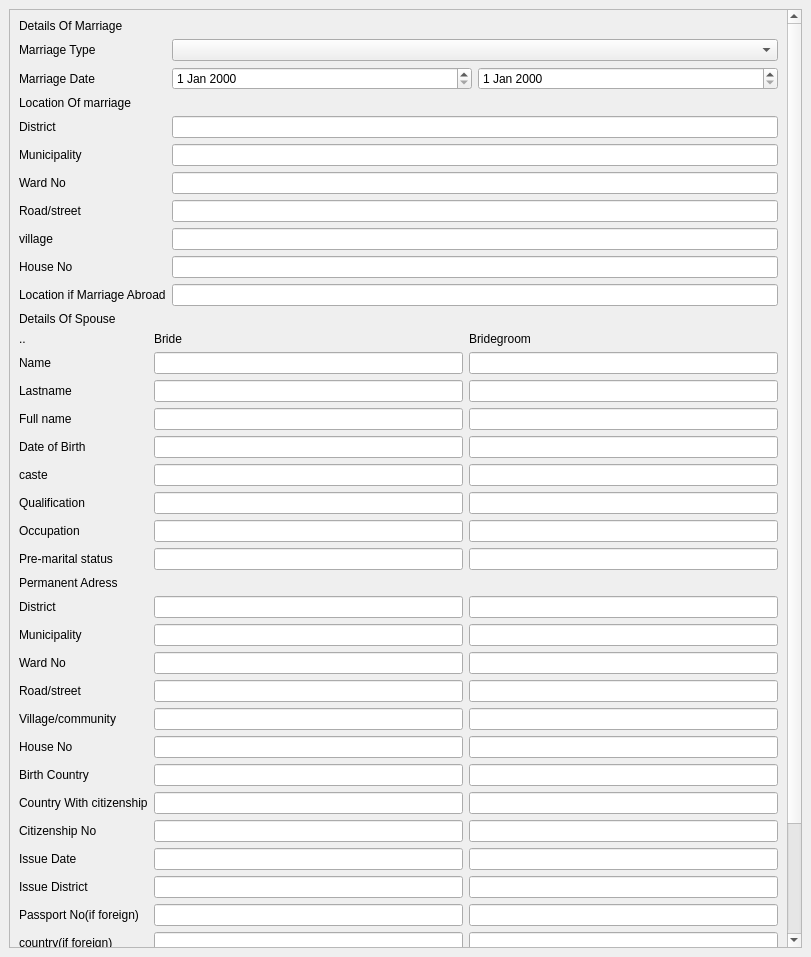
<?xml version="1.0" encoding="UTF-8"?>
<ui version="4.0">
 <class>MainWindow</class>
 <widget class="QMainWindow" name="MainWindow">
  <property name="geometry">
   <rect>
    <x>0</x>
    <y>0</y>
    <width>811</width>
    <height>957</height>
   </rect>
  </property>
  <property name="windowTitle">
   <string>MainWindow</string>
  </property>
  <widget class="QWidget" name="centralwidget">
   <layout class="QGridLayout" name="gridLayout">
    <item row="1" column="0">
     <widget class="QScrollArea" name="scrollArea">
      <property name="widgetResizable">
       <bool>true</bool>
      </property>
      <widget class="QWidget" name="scrollAreaWidgetContents">
       <property name="geometry">
        <rect>
         <x>0</x>
         <y>0</y>
         <width>774</width>
         <height>1049</height>
        </rect>
       </property>
       <layout class="QGridLayout" name="gridLayout_2">
        <item row="0" column="0">
         <widget class="QLabel" name="label">
          <property name="text">
           <string>Details Of Marriage</string>
          </property>
         </widget>
        </item>
        <item row="1" column="0">
         <layout class="QFormLayout" name="formLayout">
          <item row="0" column="0">
           <widget class="QLabel" name="marriageTypeLabel">
            <property name="text">
             <string>Marriage Type</string>
            </property>
           </widget>
          </item>
          <item row="0" column="1">
           <widget class="QComboBox" name="marriageTypeComboBox"/>
          </item>
          <item row="1" column="0">
           <widget class="QLabel" name="marriageDateLabel">
            <property name="text">
             <string>Marriage Date</string>
            </property>
           </widget>
          </item>
          <item row="1" column="1">
           <layout class="QHBoxLayout" name="horizontalLayout">
            <item>
             <widget class="QDateEdit" name="dateEdit_2"/>
            </item>
            <item>
             <widget class="QDateEdit" name="dateEdit"/>
            </item>
           </layout>
          </item>
          <item row="2" column="0">
           <widget class="QLabel" name="locationOfMarriageLabel">
            <property name="text">
             <string>Location Of marriage</string>
            </property>
           </widget>
          </item>
          <item row="3" column="0">
           <widget class="QLabel" name="districtLabel">
            <property name="text">
             <string>District</string>
            </property>
           </widget>
          </item>
          <item row="3" column="1">
           <widget class="QLineEdit" name="districtLineEdit"/>
          </item>
          <item row="4" column="0">
           <widget class="QLabel" name="municipalityLabel">
            <property name="text">
             <string>Municipality</string>
            </property>
           </widget>
          </item>
          <item row="4" column="1">
           <widget class="QLineEdit" name="municipalityLineEdit"/>
          </item>
          <item row="5" column="0">
           <widget class="QLabel" name="wardNoLabel">
            <property name="text">
             <string>Ward No</string>
            </property>
           </widget>
          </item>
          <item row="5" column="1">
           <widget class="QLineEdit" name="wardNoLineEdit"/>
          </item>
          <item row="6" column="0">
           <widget class="QLabel" name="roadLabel">
            <property name="text">
             <string>Road/street</string>
            </property>
           </widget>
          </item>
          <item row="6" column="1">
           <widget class="QLineEdit" name="roadStreetLineEdit"/>
          </item>
          <item row="7" column="0">
           <widget class="QLabel" name="villageLabel">
            <property name="text">
             <string>village</string>
            </property>
           </widget>
          </item>
          <item row="7" column="1">
           <widget class="QLineEdit" name="villageLineEdit"/>
          </item>
          <item row="8" column="0">
           <widget class="QLabel" name="houseNoLabel">
            <property name="text">
             <string>House No</string>
            </property>
           </widget>
          </item>
          <item row="8" column="1">
           <widget class="QLineEdit" name="houseNoLineEdit"/>
          </item>
          <item row="9" column="0">
           <widget class="QLabel" name="locationIfMarriageAbroadLabel">
            <property name="text">
             <string>Location if Marriage Abroad</string>
            </property>
           </widget>
          </item>
          <item row="9" column="1">
           <widget class="QLineEdit" name="locationIfMarriageAbroadLineEdit"/>
          </item>
         </layout>
        </item>
        <item row="3" column="0">
         <layout class="QFormLayout" name="formLayout_2">
          <item row="0" column="0">
           <widget class="QLabel" name="Label_2">
            <property name="text">
             <string>..</string>
            </property>
           </widget>
          </item>
          <item row="0" column="1">
           <layout class="QHBoxLayout" name="horizontalLayout_3">
            <item>
             <widget class="QLabel" name="label_5">
              <property name="text">
               <string>Bride</string>
              </property>
             </widget>
            </item>
            <item>
             <widget class="QLabel" name="label_2">
              <property name="text">
               <string>Bridegroom</string>
              </property>
             </widget>
            </item>
           </layout>
          </item>
          <item row="1" column="0">
           <widget class="QLabel" name="nameLabel_2">
            <property name="text">
             <string>Name</string>
            </property>
           </widget>
          </item>
          <item row="1" column="1">
           <layout class="QHBoxLayout" name="horizontalLayout_4">
            <item>
             <widget class="QLineEdit" name="lineEdit_2"/>
            </item>
            <item>
             <widget class="QLineEdit" name="lineEdit"/>
            </item>
           </layout>
          </item>
          <item row="2" column="0">
           <widget class="QLabel" name="lastnameLabel">
            <property name="text">
             <string>Lastname</string>
            </property>
           </widget>
          </item>
          <item row="2" column="1">
           <layout class="QHBoxLayout" name="horizontalLayout_5">
            <item>
             <widget class="QLineEdit" name="lineEdit_4"/>
            </item>
            <item>
             <widget class="QLineEdit" name="lineEdit_3"/>
            </item>
           </layout>
          </item>
          <item row="3" column="0">
           <widget class="QLabel" name="fullNameLabel_2">
            <property name="text">
             <string>Full name</string>
            </property>
           </widget>
          </item>
          <item row="3" column="1">
           <layout class="QHBoxLayout" name="horizontalLayout_6">
            <item>
             <widget class="QLineEdit" name="lineEdit_6"/>
            </item>
            <item>
             <widget class="QLineEdit" name="lineEdit_5"/>
            </item>
           </layout>
          </item>
          <item row="4" column="0">
           <widget class="QLabel" name="dateOfBirthLabel">
            <property name="text">
             <string>Date of Birth</string>
            </property>
           </widget>
          </item>
          <item row="4" column="1">
           <layout class="QHBoxLayout" name="horizontalLayout_7">
            <item>
             <widget class="QLineEdit" name="lineEdit_8"/>
            </item>
            <item>
             <widget class="QLineEdit" name="lineEdit_7"/>
            </item>
           </layout>
          </item>
          <item row="5" column="0">
           <widget class="QLabel" name="casteLabel_2">
            <property name="text">
             <string>caste</string>
            </property>
           </widget>
          </item>
          <item row="5" column="1">
           <layout class="QHBoxLayout" name="horizontalLayout_8">
            <item>
             <widget class="QLineEdit" name="lineEdit_10"/>
            </item>
            <item>
             <widget class="QLineEdit" name="lineEdit_9"/>
            </item>
           </layout>
          </item>
          <item row="6" column="0">
           <widget class="QLabel" name="qualificationLabel_2">
            <property name="text">
             <string>Qualification</string>
            </property>
           </widget>
          </item>
          <item row="6" column="1">
           <layout class="QHBoxLayout" name="horizontalLayout_9">
            <item>
             <widget class="QLineEdit" name="lineEdit_12"/>
            </item>
            <item>
             <widget class="QLineEdit" name="lineEdit_11"/>
            </item>
           </layout>
          </item>
          <item row="7" column="0">
           <widget class="QLabel" name="occupationLabel_2">
            <property name="text">
             <string>Occupation</string>
            </property>
           </widget>
          </item>
          <item row="7" column="1">
           <layout class="QHBoxLayout" name="horizontalLayout_10">
            <item>
             <widget class="QLineEdit" name="lineEdit_14"/>
            </item>
            <item>
             <widget class="QLineEdit" name="lineEdit_13"/>
            </item>
           </layout>
          </item>
          <item row="8" column="0">
           <widget class="QLabel" name="preMaritalStatusLabel_2">
            <property name="text">
             <string>Pre-marital status</string>
            </property>
           </widget>
          </item>
          <item row="8" column="1">
           <layout class="QHBoxLayout" name="horizontalLayout_11">
            <item>
             <widget class="QLineEdit" name="lineEdit_16"/>
            </item>
            <item>
             <widget class="QLineEdit" name="lineEdit_15"/>
            </item>
           </layout>
          </item>
          <item row="9" column="0">
           <widget class="QLabel" name="permanentAdressLabel_2">
            <property name="text">
             <string>Permanent Adress</string>
            </property>
           </widget>
          </item>
          <item row="9" column="1">
           <layout class="QHBoxLayout" name="horizontalLayout_12"/>
          </item>
          <item row="10" column="0">
           <widget class="QLabel" name="districtLabel_3">
            <property name="text">
             <string>District</string>
            </property>
           </widget>
          </item>
          <item row="10" column="1">
           <layout class="QHBoxLayout" name="horizontalLayout_13">
            <item>
             <widget class="QLineEdit" name="lineEdit_18"/>
            </item>
            <item>
             <widget class="QLineEdit" name="lineEdit_17"/>
            </item>
           </layout>
          </item>
          <item row="11" column="0">
           <widget class="QLabel" name="municipalityLabel_3">
            <property name="text">
             <string>Municipality</string>
            </property>
           </widget>
          </item>
          <item row="11" column="1">
           <layout class="QHBoxLayout" name="horizontalLayout_14">
            <item>
             <widget class="QLineEdit" name="lineEdit_20"/>
            </item>
            <item>
             <widget class="QLineEdit" name="lineEdit_19"/>
            </item>
           </layout>
          </item>
          <item row="12" column="0">
           <widget class="QLabel" name="wardNoLabel_3">
            <property name="text">
             <string>Ward No</string>
            </property>
           </widget>
          </item>
          <item row="12" column="1">
           <layout class="QHBoxLayout" name="horizontalLayout_15">
            <item>
             <widget class="QLineEdit" name="lineEdit_21"/>
            </item>
            <item>
             <widget class="QLineEdit" name="lineEdit_22"/>
            </item>
           </layout>
          </item>
          <item row="13" column="0">
           <widget class="QLabel" name="roadStreetLabel">
            <property name="text">
             <string>Road/street</string>
            </property>
           </widget>
          </item>
          <item row="13" column="1">
           <layout class="QHBoxLayout" name="horizontalLayout_16">
            <item>
             <widget class="QLineEdit" name="lineEdit_24"/>
            </item>
            <item>
             <widget class="QLineEdit" name="lineEdit_23"/>
            </item>
           </layout>
          </item>
          <item row="14" column="0">
           <widget class="QLabel" name="villageCommunityLabel">
            <property name="text">
             <string>Village/community</string>
            </property>
           </widget>
          </item>
          <item row="14" column="1">
           <layout class="QHBoxLayout" name="horizontalLayout_17">
            <item>
             <widget class="QLineEdit" name="lineEdit_26"/>
            </item>
            <item>
             <widget class="QLineEdit" name="lineEdit_25"/>
            </item>
           </layout>
          </item>
          <item row="15" column="0">
           <widget class="QLabel" name="houseNoLabel_3">
            <property name="text">
             <string>House No</string>
            </property>
           </widget>
          </item>
          <item row="15" column="1">
           <layout class="QHBoxLayout" name="horizontalLayout_21">
            <item>
             <widget class="QLineEdit" name="lineEdit_28"/>
            </item>
            <item>
             <widget class="QLineEdit" name="lineEdit_27"/>
            </item>
           </layout>
          </item>
          <item row="16" column="0">
           <widget class="QLabel" name="birthCountryLabel_2">
            <property name="text">
             <string>Birth Country</string>
            </property>
           </widget>
          </item>
          <item row="16" column="1">
           <layout class="QHBoxLayout" name="horizontalLayout_22">
            <item>
             <widget class="QLineEdit" name="lineEdit_30"/>
            </item>
            <item>
             <widget class="QLineEdit" name="lineEdit_29"/>
            </item>
           </layout>
          </item>
          <item row="17" column="0">
           <widget class="QLabel" name="countryWithCitizenshipLabel_2">
            <property name="text">
             <string>Country With citizenship</string>
            </property>
           </widget>
          </item>
          <item row="17" column="1">
           <layout class="QHBoxLayout" name="horizontalLayout_23">
            <item>
             <widget class="QLineEdit" name="lineEdit_32"/>
            </item>
            <item>
             <widget class="QLineEdit" name="lineEdit_31"/>
            </item>
           </layout>
          </item>
          <item row="18" column="0">
           <widget class="QLabel" name="citizenshipNoLabel_2">
            <property name="text">
             <string>Citizenship No</string>
            </property>
           </widget>
          </item>
          <item row="18" column="1">
           <layout class="QHBoxLayout" name="horizontalLayout_33">
            <item>
             <widget class="QLineEdit" name="lineEdit_34"/>
            </item>
            <item>
             <widget class="QLineEdit" name="lineEdit_33"/>
            </item>
           </layout>
          </item>
          <item row="19" column="0">
           <widget class="QLabel" name="issueDateLabel_2">
            <property name="text">
             <string>Issue Date</string>
            </property>
           </widget>
          </item>
          <item row="19" column="1">
           <layout class="QHBoxLayout" name="horizontalLayout_32">
            <item>
             <widget class="QLineEdit" name="lineEdit_36"/>
            </item>
            <item>
             <widget class="QLineEdit" name="lineEdit_35"/>
            </item>
           </layout>
          </item>
          <item row="20" column="0">
           <widget class="QLabel" name="issueDistrictLabel_2">
            <property name="text">
             <string>Issue District</string>
            </property>
           </widget>
          </item>
          <item row="20" column="1">
           <layout class="QHBoxLayout" name="horizontalLayout_34">
            <item>
             <widget class="QLineEdit" name="lineEdit_38"/>
            </item>
            <item>
             <widget class="QLineEdit" name="lineEdit_37"/>
            </item>
           </layout>
          </item>
          <item row="21" column="0">
           <widget class="QLabel" name="passportNoIfForeignLabel_2">
            <property name="text">
             <string>Passport No(if foreign)</string>
            </property>
           </widget>
          </item>
          <item row="21" column="1">
           <layout class="QHBoxLayout" name="horizontalLayout_25">
            <item>
             <widget class="QLineEdit" name="lineEdit_40"/>
            </item>
            <item>
             <widget class="QLineEdit" name="lineEdit_39"/>
            </item>
           </layout>
          </item>
          <item row="22" column="0">
           <widget class="QLabel" name="countryIfForeignLabel_2">
            <property name="text">
             <string>country(if foreign)</string>
            </property>
           </widget>
          </item>
          <item row="22" column="1">
           <layout class="QHBoxLayout" name="horizontalLayout_35">
            <item>
             <widget class="QLineEdit" name="lineEdit_42"/>
            </item>
            <item>
             <widget class="QLineEdit" name="lineEdit_41"/>
            </item>
           </layout>
          </item>
          <item row="23" column="0">
           <widget class="QLabel" name="adressIfForeignLabel_2">
            <property name="text">
             <string>Adress(if foreign)</string>
            </property>
           </widget>
          </item>
          <item row="23" column="1">
           <layout class="QHBoxLayout" name="horizontalLayout_36">
            <item>
             <widget class="QLineEdit" name="lineEdit_44"/>
            </item>
            <item>
             <widget class="QLineEdit" name="lineEdit_43"/>
            </item>
           </layout>
          </item>
          <item row="24" column="0">
           <widget class="QLabel" name="grandfatherNameLabel_2">
            <property name="text">
             <string>Grandfather Name</string>
            </property>
           </widget>
          </item>
          <item row="24" column="1">
           <layout class="QHBoxLayout" name="horizontalLayout_37">
            <item>
             <widget class="QLineEdit" name="lineEdit_46"/>
            </item>
            <item>
             <widget class="QLineEdit" name="lineEdit_45"/>
            </item>
           </layout>
          </item>
          <item row="25" column="0">
           <widget class="QLabel" name="fatherNameLabel_2">
            <property name="text">
             <string>Father Name</string>
            </property>
           </widget>
          </item>
          <item row="25" column="1">
           <layout class="QHBoxLayout" name="horizontalLayout_38">
            <item>
             <widget class="QLineEdit" name="lineEdit_48"/>
            </item>
            <item>
             <widget class="QLineEdit" name="lineEdit_47"/>
            </item>
           </layout>
          </item>
          <item row="26" column="0">
           <widget class="QLabel" name="motherNameLabel_2">
            <property name="text">
             <string>Mother Name</string>
            </property>
           </widget>
          </item>
          <item row="26" column="1">
           <layout class="QHBoxLayout" name="horizontalLayout_39">
            <item>
             <widget class="QLineEdit" name="lineEdit_50"/>
            </item>
            <item>
             <widget class="QLineEdit" name="lineEdit_49"/>
            </item>
           </layout>
          </item>
         </layout>
        </item>
        <item row="2" column="0">
         <widget class="QLabel" name="label_6">
          <property name="text">
           <string>Details Of Spouse</string>
          </property>
         </widget>
        </item>
       </layout>
      </widget>
     </widget>
    </item>
   </layout>
  </widget>
 </widget>
 <resources/>
 <connections/>
</ui>
